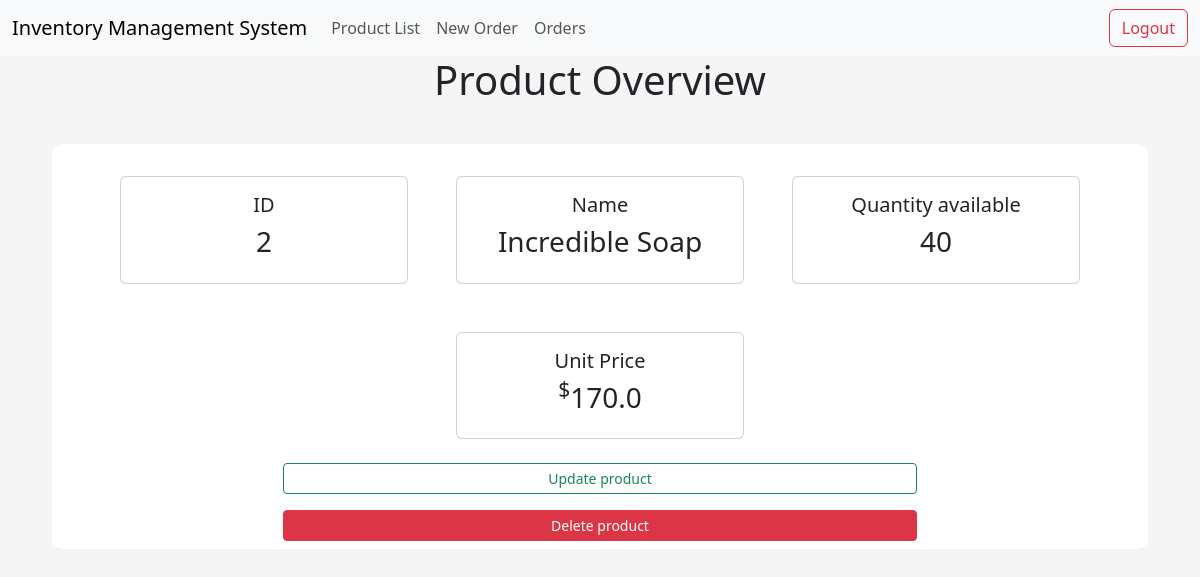
The app's page /product/2 with its own data.
### app/models/tables.py (models this page shows, shortened)
class Product(db.Model):
    __tablename__ = "product"
    id = db.Column(db.Integer, primary_key=True)
    name = db.Column(db.String(50), nullable=False, unique=True)
    price = db.Column(db.Float, nullable=False)
    quantity_available = db.Column(db.Integer)

### app/controllers/default.py (the view)
@app.route("/product/<id>", methods=["GET", "POST"])
def product(id):
    product = Product.query.get(id)
    return render_template("product.html", product=product)

### app/templates/product.html (shortened to what this page needs)
{% extends "index.html" %}
{% block body %}
<div class="title">
    <h1 class="title"> Product Overview</h1>
</div>
<div class="content-section">
    <div class="row mx-auto justify-content-center">
        <div class="card m-4" style="width: 18rem">
            <div class="card-body">
                <h5 class="cart-title text-center">ID</h5>
                <h3 class="text-center">{{ product.id }}</h3>
            </div>
        </div>
        <div class="card m-4" style="width: 18rem">
            <div class="card-body">
                <h5 class="cart-title text-center">Name</h5>
                <h3 class="text-center">{{ product.name }}</h3>
            </div>
        </div>
        <div class="card m-4" style="width: 18rem">
            <div class="card-body">
                <h5 class="cart-title text-center">Quantity available</h5>
                <h3 class="text-center">{{ product.quantity_available }}</h3>
            </div>
        </div>
        <div class="card m-4" style="width: 18rem">
            <div class="card-body">
                <h5 class="cart-title text-center">Unit Price</h5>
                <h3 class="text-center"><sup>$</sup>{{ product.price }}</h3>
            </div>
        </div>
        <div class="row mx-auto justify-content-center">
            <a style="max-width:60%;" class="btn btn-outline-success btn-sm mb-3" href="{{ url_for('update_product', id=product.id) }}">Update product</a>
            <a style="max-width:60%;" class="btn btn-danger btn-sm" href="{{url_for('delete_product', id=product.id)}}">Delete product</a>
        </div>
    </div>
</div>
{% endblock body %}

### app/static/css/main.css (style rules this page uses)
body { background-color: rgb(245, 245, 245); }
.content-section { background: #fff; margin: 40px; padding: 0.5rem 0.5rem; border-radius: 10px; }
.title h1 { text-align: center; align-items: center; }

### records on screen
Product: id "2", name "Incredible Soap", quantity_available "40", price "170.0"
